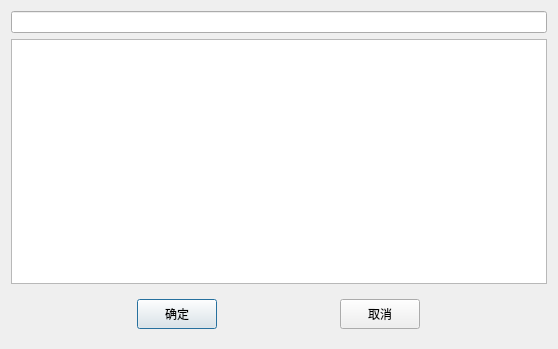
<?xml version="1.0" encoding="UTF-8"?>
<ui version="4.0">
 <class>SQLFace</class>
 <widget class="QDialog" name="SQLFace">
  <property name="geometry">
   <rect>
    <x>0</x>
    <y>0</y>
    <width>558</width>
    <height>349</height>
   </rect>
  </property>
  <property name="windowTitle">
   <string>设置SQL代码</string>
  </property>
  <layout class="QVBoxLayout" name="verticalLayout">
   <item>
    <widget class="QLineEdit" name="USEDatabaseString"/>
   </item>
   <item>
    <widget class="QTextEdit" name="QuerySQL"/>
   </item>
   <item>
    <widget class="QWidget" name="widget" native="true">
     <layout class="QHBoxLayout" name="horizontalLayout">
      <item>
       <widget class="QPushButton" name="pushButton_2">
        <property name="sizePolicy">
         <sizepolicy hsizetype="Fixed" vsizetype="Fixed">
          <horstretch>0</horstretch>
          <verstretch>0</verstretch>
         </sizepolicy>
        </property>
        <property name="minimumSize">
         <size>
          <width>80</width>
          <height>30</height>
         </size>
        </property>
        <property name="text">
         <string>确定</string>
        </property>
       </widget>
      </item>
      <item>
       <widget class="QPushButton" name="pushButton">
        <property name="sizePolicy">
         <sizepolicy hsizetype="Fixed" vsizetype="Fixed">
          <horstretch>0</horstretch>
          <verstretch>0</verstretch>
         </sizepolicy>
        </property>
        <property name="minimumSize">
         <size>
          <width>80</width>
          <height>30</height>
         </size>
        </property>
        <property name="text">
         <string>取消</string>
        </property>
       </widget>
      </item>
     </layout>
    </widget>
   </item>
  </layout>
 </widget>
 <resources/>
 <connections/>
</ui>
